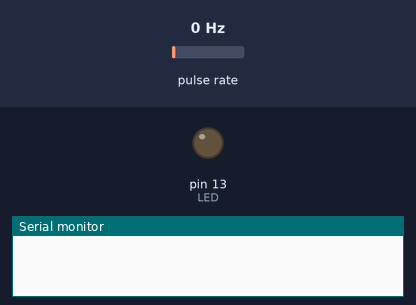
Bench run of a sketch on a simulated Arduino Uno, built with avr-gcc and run on an emulated ATmega328P. On the bench: output pins drawn as LEDs (lit = HIGH), the last lines printed to the serial monitor. Wiring (inferred from the names in the program): pulse sensor: data pin 2. Dashed ring = blinking. The test bench sets the inputs (shaded band); at power-on: pulse rate 0 Hz.

Above: at 1.2 s.
1.3 s: pulse rate (sensor on pin 2) set to 4 Hz
At 1.9 s:
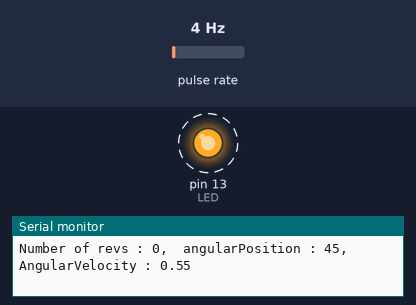
Timing chart, 0 to 10.3 s (numbered marks = the images above; inputs shaded):
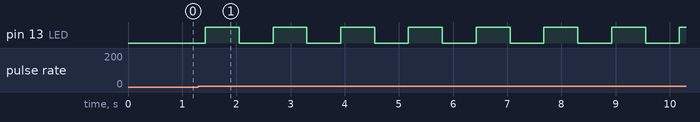

Measured:
- after the input at 1.3 s, pin 13 (LED): alternates HIGH for 0.62 s and LOW for 0.63 s, starting after 0.13 s

The sketch:

Encoder.ino
```cpp
const int encoder = 2; //set pin for encoder interruption
const int LED =13 ;   //set pin for LED
//defining variables
volatile int State=0;  //set variable for LED state
volatile int nc = 0; //counter variable
volatile long t=0;   //set variable for  time at the moment
volatile long tp=0; //set variable for  saving
volatile int dt=0;  //time difference between 2 interrupts in a row
volatile int N =0 ; //revs of the encoder
volatile int n = 8; //related to number of encoder rise and falls
volatile int Pos=0;   //position 0-360 degree
volatile double omega=0; //angular velocity
volatile int Position=0; //angular position
int debouncingtime =500;

void setup() {
//Initialize pinModes
  pinMode(LED, OUTPUT);
  pinMode(encoder, INPUT);
  attachInterrupt(digitalPinToInterrupt(encoder),count,CHANGE); //set the interrupt to encoder pin
  Serial.begin(9600);

}
void loop() {

}

void count(){
  if(millis()-tp>debouncingtime){
  nc++; //when encoder rises or falls
  t = millis();
  dt = t -tp; //time difference between 2 interrupts in a roe
  tp = t ;  //save millis of interrupt
  Pos = (nc*360/(n));  // calculating position 0-360
  Position = Pos+360*N;  //position
  omega = (0.785*1000)/(dt); //calculating velocity in [ rad/sec]
  Serial.print("Number of revs : ");
  Serial.print(N);
  Serial.print(",\t");
  Serial.print("angularPosition : ");
  Serial.print(Position);
  Serial.print(",\t");
  Serial.print("AngularVelocity : ");
  Serial.println(omega);
  if(nc == n){//calculating revs of the encoder
  nc=0;
  N++;
  }
  State = digitalRead(encoder);
  digitalWrite(LED,State); //LED toggling
  }
}
```
